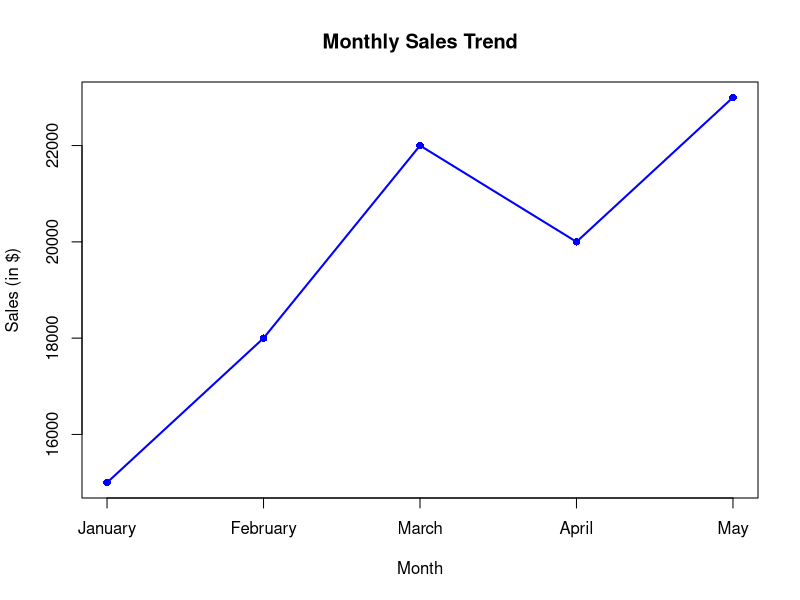

R code for this plot:
# Create vectors for Month and Sales
month <- c("January", "February", "March", "April", "May")
sales <- c(15000, 18000, 22000, 20000, 23000)

# Create the line chart
plot(sales,
     type = "o",                  # "o" = points connected by lines
     xaxt = "n",                  # Suppress default x-axis
     xlab = "Month",
     ylab = "Sales (in $)",
     main = "Monthly Sales Trend",
     col = "blue",
     pch = 16,
     lwd = 2)

# Add custom month labels to x-axis
axis(1, at = 1:5, labels = month)
